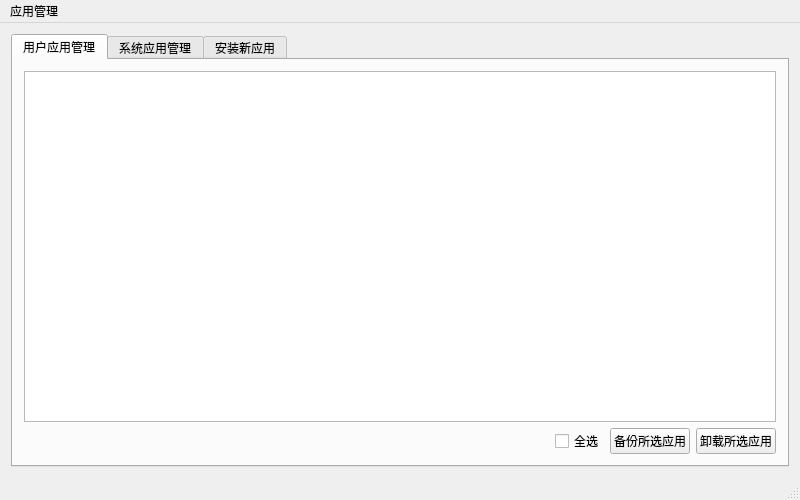
<?xml version="1.0" encoding="UTF-8"?>
<ui version="4.0">
    <class>AppManagementWindow</class>
    <widget class="QMainWindow" name="AppManagementWindow">
        <property name="geometry">
            <rect>
                <x>0</x>
                <y>0</y>
                <width>800</width>
                <height>500</height>
            </rect>
        </property>
        <property name="windowTitle">
            <string>应用管理 - 手机助手 for Linux</string>
        </property>
        <widget class="QWidget" name="centralWidget">
            <layout class="QVBoxLayout" name="verticalLayout_2">
                <item>
                    <layout class="QVBoxLayout" name="verticalLayout">
                        <item>
                            <widget class="QTabWidget" name="tab_widget">
                                <property name="locale">
                                    <locale language="Chinese" country="China"/>
                                </property>
                                <property name="currentIndex">
                                    <number>0</number>
                                </property>
                                <property name="tabsClosable">
                                    <bool>false</bool>
                                </property>
                                <widget class="QWidget" name="tab">
                                    <attribute name="title">
                                        <string>用户应用管理</string>
                                    </attribute>
                                    <layout class="QVBoxLayout" name="verticalLayout_6">
                                        <item>
                                            <layout class="QVBoxLayout" name="verticalLayout_5">
                                                <item>
                                                    <widget class="QTableView" name="table_user_app"/>
                                                </item>
                                                <item>
                                                    <layout class="QHBoxLayout" name="horizontalLayout_4">
                                                        <item>
                                                            <spacer name="horizontalSpacer">
                                                                <property name="orientation">
                                                                    <enum>Qt::Horizontal</enum>
                                                                </property>
                                                                <property name="sizeHint" stdset="0">
                                                                    <size>
                                                                        <width>40</width>
                                                                        <height>20</height>
                                                                    </size>
                                                                </property>
                                                            </spacer>
                                                        </item>
                                                        <item>
                                                            <widget class="QCheckBox"
                                                                    name="checkbox_select_all_user_app">
                                                                <property name="text">
                                                                    <string>全选</string>
                                                                </property>
                                                            </widget>
                                                        </item>
                                                        <item>
                                                            <widget class="QPushButton" name="button_backup_user">
                                                                <property name="text">
                                                                    <string>备份所选应用</string>
                                                                </property>
                                                                <property name="icon">
                                                                    <iconset theme="document-save">
                                                                        <normaloff/>
                                                                    </iconset>
                                                                </property>
                                                            </widget>
                                                        </item>
                                                        <item>
                                                            <widget class="QPushButton" name="button_uninstall_user">
                                                                <property name="text">
                                                                    <string>卸载所选应用</string>
                                                                </property>
                                                                <property name="icon">
                                                                    <iconset theme="edit-delete">
                                                                        <normaloff/>
                                                                    </iconset>
                                                                </property>
                                                            </widget>
                                                        </item>
                                                    </layout>
                                                </item>
                                            </layout>
                                        </item>
                                    </layout>
                                </widget>
                                <widget class="QWidget" name="tab_2">
                                    <attribute name="title">
                                        <string>系统应用管理</string>
                                    </attribute>
                                    <layout class="QVBoxLayout" name="verticalLayout_10">
                                        <item>
                                            <layout class="QVBoxLayout" name="verticalLayout_9">
                                                <item>
                                                    <widget class="QTableView" name="table_system_app"/>
                                                </item>
                                                <item>
                                                    <layout class="QHBoxLayout" name="horizontalLayout_5">
                                                        <item>
                                                            <spacer name="horizontalSpacer_2">
                                                                <property name="orientation">
                                                                    <enum>Qt::Horizontal</enum>
                                                                </property>
                                                                <property name="sizeHint" stdset="0">
                                                                    <size>
                                                                        <width>40</width>
                                                                        <height>20</height>
                                                                    </size>
                                                                </property>
                                                            </spacer>
                                                        </item>
                                                        <item>
                                                            <widget class="QCheckBox"
                                                                    name="checkbox_select_all_system_app">
                                                                <property name="text">
                                                                    <string>全选</string>
                                                                </property>
                                                            </widget>
                                                        </item>
                                                        <item>
                                                            <widget class="QPushButton" name="button_backup_system">
                                                                <property name="text">
                                                                    <string>备份所选应用</string>
                                                                </property>
                                                                <property name="icon">
                                                                    <iconset theme="document-save">
                                                                        <normaloff/>
                                                                    </iconset>
                                                                </property>
                                                            </widget>
                                                        </item>
                                                    </layout>
                                                </item>
                                            </layout>
                                        </item>
                                    </layout>
                                </widget>
                                <widget class="QWidget" name="tab_3">
                                    <attribute name="title">
                                        <string>安装新应用</string>
                                    </attribute>
                                    <layout class="QVBoxLayout" name="verticalLayout_4">
                                        <item>
                                            <layout class="QVBoxLayout" name="verticalLayout_3">
                                                <item>
                                                    <widget class="QLabel" name="label">
                                                        <property name="text">
                                                            <string>本功能可以让您将电脑上下载好的APK应用包安装到您的手机中。</string>
                                                        </property>
                                                    </widget>
                                                </item>
                                                <item>
                                                    <widget class="QLabel" name="label_2">
                                                        <property name="text">
                                                            <string>请选择一个APK文件，然后点击“安装应用”即可将应用安装到您的手机中。</string>
                                                        </property>
                                                    </widget>
                                                </item>
                                                <item>
                                                    <spacer name="verticalSpacer_2">
                                                        <property name="orientation">
                                                            <enum>Qt::Vertical</enum>
                                                        </property>
                                                        <property name="sizeType">
                                                            <enum>QSizePolicy::Fixed</enum>
                                                        </property>
                                                        <property name="sizeHint" stdset="0">
                                                            <size>
                                                                <width>20</width>
                                                                <height>10</height>
                                                            </size>
                                                        </property>
                                                    </spacer>
                                                </item>
                                                <item>
                                                    <layout class="QHBoxLayout" name="horizontalLayout">
                                                        <item>
                                                            <widget class="QLabel" name="label_3">
                                                                <property name="text">
                                                                    <string>APK文件路径：</string>
                                                                </property>
                                                            </widget>
                                                        </item>
                                                        <item>
                                                            <widget class="QLineEdit" name="lineedit_apk_file_path"/>
                                                        </item>
                                                        <item>
                                                            <widget class="QPushButton" name="button_apk_browse">
                                                                <property name="text">
                                                                    <string>浏览...</string>
                                                                </property>
                                                                <property name="icon">
                                                                    <iconset theme="document-open">
                                                                        <normaloff/>
                                                                    </iconset>
                                                                </property>
                                                            </widget>
                                                        </item>
                                                    </layout>
                                                </item>
                                                <item>
                                                    <layout class="QHBoxLayout" name="horizontalLayout_2">
                                                        <item>
                                                            <widget class="QPushButton" name="button_install_apk">
                                                                <property name="minimumSize">
                                                                    <size>
                                                                        <width>300</width>
                                                                        <height>50</height>
                                                                    </size>
                                                                </property>
                                                                <property name="sizeIncrement">
                                                                    <size>
                                                                        <width>0</width>
                                                                        <height>0</height>
                                                                    </size>
                                                                </property>
                                                                <property name="font">
                                                                    <font>
                                                                        <pointsize>18</pointsize>
                                                                        <weight>75</weight>
                                                                        <bold>true</bold>
                                                                    </font>
                                                                </property>
                                                                <property name="text">
                                                                    <string>安装应用</string>
                                                                </property>
                                                                <property name="iconSize">
                                                                    <size>
                                                                        <width>32</width>
                                                                        <height>32</height>
                                                                    </size>
                                                                </property>
                                                            </widget>
                                                        </item>
                                                    </layout>
                                                </item>
                                                <item>
                                                    <spacer name="verticalSpacer">
                                                        <property name="orientation">
                                                            <enum>Qt::Vertical</enum>
                                                        </property>
                                                        <property name="sizeHint" stdset="0">
                                                            <size>
                                                                <width>20</width>
                                                                <height>40</height>
                                                            </size>
                                                        </property>
                                                    </spacer>
                                                </item>
                                            </layout>
                                        </item>
                                    </layout>
                                </widget>
                            </widget>
                        </item>
                    </layout>
                </item>
            </layout>
        </widget>
        <widget class="QMenuBar" name="menuBar">
            <property name="geometry">
                <rect>
                    <x>0</x>
                    <y>0</y>
                    <width>800</width>
                    <height>27</height>
                </rect>
            </property>
            <widget class="QMenu" name="menu">
                <property name="title">
                    <string>应用管理</string>
                </property>
                <addaction name="action_rescan_app_list"/>
                <addaction name="separator"/>
                <addaction name="action_3"/>
            </widget>
            <addaction name="menu"/>
        </widget>
        <widget class="QStatusBar" name="status_bar">
            <property name="styleSheet">
                <string notr="true">QStatusBar::item{border: 0px}</string>
            </property>
            <property name="sizeGripEnabled">
                <bool>true</bool>
            </property>
        </widget>
        <action name="action_rescan_app_list">
            <property name="icon">
                <iconset theme="view-refresh">
                    <normaloff/>
                </iconset>
            </property>
            <property name="text">
                <string>重新获取应用列表</string>
            </property>
        </action>
        <action name="action_3">
            <property name="icon">
                <iconset theme="window-close">
                    <normaloff/>
                </iconset>
            </property>
            <property name="text">
                <string>关闭</string>
            </property>
        </action>
    </widget>
    <layoutdefault spacing="6" margin="11"/>
    <resources/>
    <connections>
        <connection>
            <sender>action_3</sender>
            <signal>triggered()</signal>
            <receiver>AppManagementWindow</receiver>
            <slot>close()</slot>
            <hints>
                <hint type="sourcelabel">
                    <x>-1</x>
                    <y>-1</y>
                </hint>
                <hint type="destinationlabel">
                    <x>399</x>
                    <y>249</y>
                </hint>
            </hints>
        </connection>
    </connections>
</ui>
